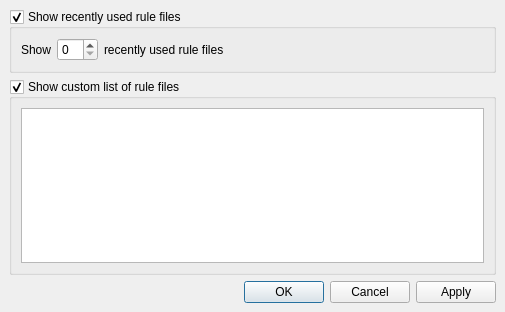
<?xml version="1.0" encoding="UTF-8"?>
<ui version="4.0">
 <class>RuleWindow</class>
 <widget class="QMainWindow" name="RuleWindow">
  <property name="geometry">
   <rect>
    <x>0</x>
    <y>0</y>
    <width>505</width>
    <height>312</height>
   </rect>
  </property>
  <property name="windowTitle">
   <string>MainWindow</string>
  </property>
  <widget class="QWidget" name="centralwidget">
   <layout class="QVBoxLayout" name="verticalLayout">
    <item>
     <widget class="QGroupBox" name="recentGroup">
      <property name="title">
       <string>Show recently used rule files</string>
      </property>
      <property name="checkable">
       <bool>true</bool>
      </property>
      <layout class="QHBoxLayout" name="horizontalLayout">
       <item>
        <widget class="QLabel" name="label_2">
         <property name="text">
          <string>Show</string>
         </property>
        </widget>
       </item>
       <item>
        <widget class="QSpinBox" name="recentCount">
         <property name="buttonSymbols">
          <enum>QAbstractSpinBox::UpDownArrows</enum>
         </property>
        </widget>
       </item>
       <item>
        <widget class="QLabel" name="label">
         <property name="text">
          <string>recently used rule files</string>
         </property>
        </widget>
       </item>
       <item>
        <spacer name="horizontalSpacer">
         <property name="orientation">
          <enum>Qt::Horizontal</enum>
         </property>
         <property name="sizeHint" stdset="0">
          <size>
           <width>40</width>
           <height>20</height>
          </size>
         </property>
        </spacer>
       </item>
      </layout>
     </widget>
    </item>
    <item>
     <widget class="QGroupBox" name="customGroup">
      <property name="title">
       <string>Show custom list of rule files</string>
      </property>
      <property name="checkable">
       <bool>true</bool>
      </property>
      <layout class="QHBoxLayout" name="horizontalLayout_2">
       <item>
        <widget class="QTableWidget" name="table"/>
       </item>
      </layout>
     </widget>
    </item>
    <item>
     <widget class="QDialogButtonBox" name="buttonBox">
      <property name="standardButtons">
       <set>QDialogButtonBox::Apply|QDialogButtonBox::Cancel|QDialogButtonBox::Ok</set>
      </property>
     </widget>
    </item>
   </layout>
  </widget>
 </widget>
 <resources/>
 <connections/>
</ui>
